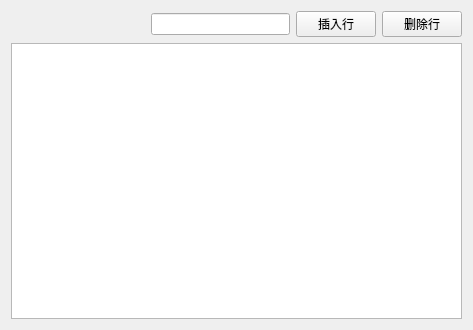
<?xml version="1.0" encoding="UTF-8"?>
<ui version="4.0">
 <class>Widget</class>
 <widget class="QWidget" name="Widget">
  <property name="geometry">
   <rect>
    <x>0</x>
    <y>0</y>
    <width>473</width>
    <height>330</height>
   </rect>
  </property>
  <property name="windowTitle">
   <string>Widget</string>
  </property>
  <layout class="QVBoxLayout" name="verticalLayout">
   <item>
    <layout class="QHBoxLayout" name="horizontalLayout">
     <item>
      <spacer name="horizontalSpacer">
       <property name="orientation">
        <enum>Qt::Horizontal</enum>
       </property>
       <property name="sizeHint" stdset="0">
        <size>
         <width>40</width>
         <height>20</height>
        </size>
       </property>
      </spacer>
     </item>
     <item>
      <widget class="QLineEdit" name="lineEdit"/>
     </item>
     <item>
      <widget class="QPushButton" name="insertBtn">
       <property name="text">
        <string>插入行</string>
       </property>
      </widget>
     </item>
     <item>
      <widget class="QPushButton" name="delBtn">
       <property name="text">
        <string>删除行</string>
       </property>
      </widget>
     </item>
    </layout>
   </item>
   <item>
    <widget class="QTableWidget" name="tableWidget"/>
   </item>
  </layout>
 </widget>
 <layoutdefault spacing="6" margin="11"/>
 <resources/>
 <connections/>
</ui>
